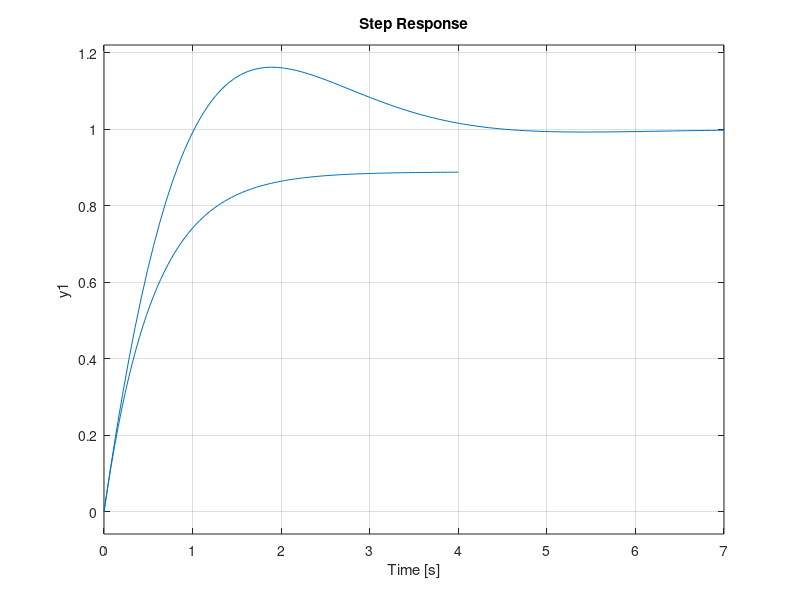

Source code (MATLAB):
%% Ch.2 — Example 2.6 Closed-loop simulation
% Process Dynamics and Control, SeoulTech — slide 36
% https://seoultechpse.github.io/ProCon/ch2/ch2_analysis.html#/4/9
% Requires: Control System Toolbox

clear; close all; clc

Gp = tf(0.8, [5 1]);

Gc  = 10;                        % P
Gcl = feedback(Gp*Gc, 1);
step(Gcl); hold on

Gc  = tf([10 10], [1 0]);        % PI: 10(1 + 1/s)
Gcl = feedback(Gp*Gc, 1);
step(Gcl)
